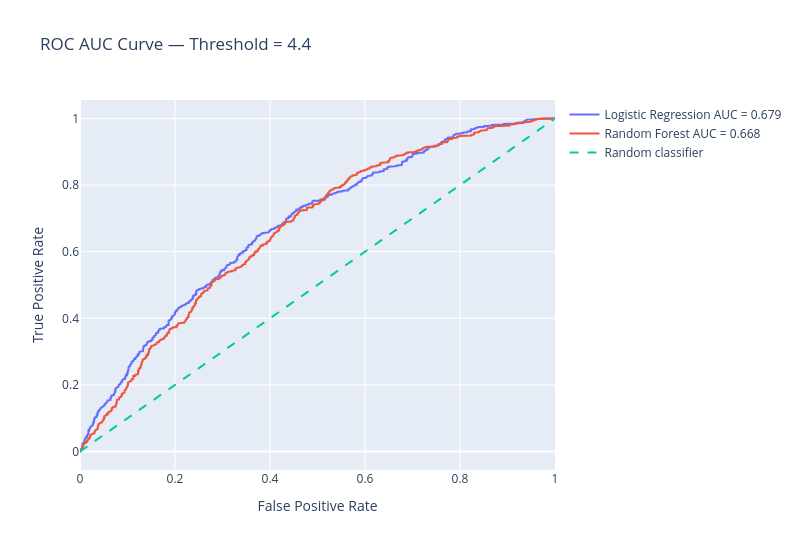

The code cell stored with this chart in its notebook:
### Markdown cell above
## 12. ROC AUC Curve

### Code cell
log_fpr, log_tpr, _ = roc_curve(y_test, logistic_proba)
rf_fpr, rf_tpr, _ = roc_curve(y_test, rf_proba)

log_auc = roc_auc_score(y_test, logistic_proba)
rf_auc = roc_auc_score(y_test, rf_proba)

fig = go.Figure()

fig.add_trace(go.Scatter(
    x=log_fpr,
    y=log_tpr,
    mode="lines",
    name=f"Logistic Regression AUC = {log_auc:.3f}"
))

fig.add_trace(go.Scatter(
    x=rf_fpr,
    y=rf_tpr,
    mode="lines",
    name=f"Random Forest AUC = {rf_auc:.3f}"
))

fig.add_trace(go.Scatter(
    x=[0, 1],
    y=[0, 1],
    mode="lines",
    name="Random classifier",
    line=dict(dash="dash")
))

fig.update_layout(
    title=f"ROC AUC Curve — Threshold = {selected_threshold}",
    xaxis_title="False Positive Rate",
    yaxis_title="True Positive Rate",
    width=800,
    height=550
)

fig.show()

### Figure 1 — Plotly figure (JSON) as saved in the notebook; plotly's stock layout.template omitted (floating-point values rounded to 4 significant figures; data arrays with more than 128 entries replaced by an {"elided": "..."} marker saying what was removed)
{"data": [{"mode": "lines", "name": "Logistic Regression AUC = 0.679", "type": "scatter", "x": {"elided": "902 float values"}, "y": {"elided": "902 float values"}}, {"mode": "lines", "name": "Random Forest AUC = 0.668", "type": "scatter", "x": {"elided": "880 float values"}, "y": {"elided": "880 float values"}}, {"line": {"dash": "dash"}, "mode": "lines", "name": "Random classifier", "type": "scatter", "x": [0, 1], "y": [0, 1]}], "layout": {"height": 550, "title": {"text": "ROC AUC Curve — Threshold = 4.4"}, "width": 800, "xaxis": {"title": {"text": "False Positive Rate"}}, "yaxis": {"title": {"text": "True Positive Rate"}}}}
